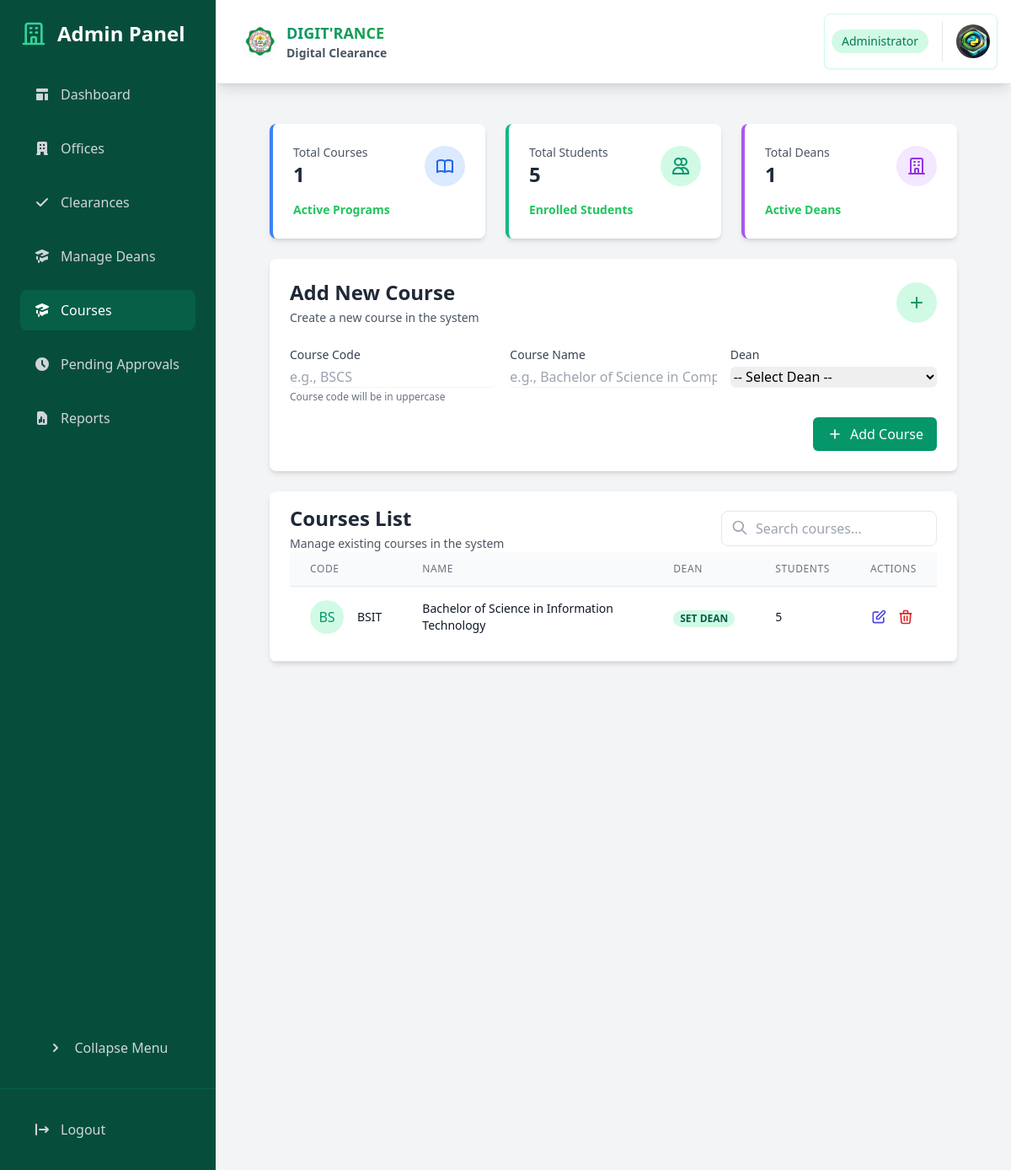
The app's page /dashboard/admin/courses/ (signed in) with its own data.
### core/models.py (models this page shows, shortened)
class Course(models.Model):
    code = models.CharField(max_length=10, unique=True)
    name = models.CharField(max_length=100)
    dean = models.ForeignKey(Dean, on_delete=models.PROTECT, related_name='courses')
    is_active = models.BooleanField(default=True)
    created_at = models.DateTimeField(auto_now_add=True)
    updated_at = models.DateTimeField(auto_now=True)
    class Meta:
        ordering = ['code']

class Dean(models.Model):
    name = models.CharField(max_length=100, unique=True)
    logo = models.ImageField(upload_to='dean_logos/', blank=True, null=True)
    description = models.TextField(blank=True, null=True)
    created_at = models.DateTimeField(auto_now_add=True)

### core/views.py (the view, shortened to what this page needs)
# urls.py: path('dashboard/admin/courses/', views.admin_courses, name='admin_courses'),
@login_required
@user_passes_test(lambda u: u.is_superuser)
def admin_courses(request):
    return render(request, 'admin/courses.html', {
        'courses': Course.objects.annotate(student_count=Count('student')).select_related('dean').all(),
        'deans': Dean.objects.all(),
        'total_students': Student.objects.count(),
    })

### core/models.py (called while the page is built)
    def get_profile_picture_url(self):
        return self.profile_picture.url if self.profile_picture else static('img/default-profile.png')

### templates/admin/courses.html (shortened to what this page needs)
{% extends 'admin/base_admin.html' %}
{% block admin_content %}
<div class="space-y-6">
    <div class="grid grid-cols-1 md:grid-cols-3 gap-6">
        <div class="bg-white rounded-lg shadow-md p-6 border-l-4 border-blue-500">
            <div class="flex items-center justify-between">
                <div>
                    <p class="text-sm text-gray-600">Total Courses</p>
                    <h3 class="text-2xl font-bold text-gray-800">{{ courses.count }}</h3>
                </div>
                <div class="p-3 bg-blue-100 rounded-full">
                </div>
            </div>
            <div class="mt-4">
                <div class="flex items-center">
                    <span class="text-green-500 text-sm font-semibold">Active Programs</span>
                </div>
            </div>
        </div>
        <div class="bg-white rounded-lg shadow-md p-6 border-l-4 border-emerald-500">
            <div class="flex items-center justify-between">
                <div>
                    <p class="text-sm text-gray-600">Total Students</p>
                    <h3 class="text-2xl font-bold text-gray-800">{{ total_students }}</h3>
                </div>
                <div class="p-3 bg-emerald-100 rounded-full">
                    <svg class="w-6 h-6 text-emerald-600" fill="none" stroke="currentColor" viewBox="0 0 24 24">
                        <path stroke-linecap="round" stroke-linejoin="round" stroke-width="2" d="M12 4.354a4 4 0 110 5.292M15 21H3v-1a6 6 0 0112 0v1zm0 0h6v-1a6 6 0 00-9-5.197M13 7a4 4 0 11-8 0 4 4 0 018 0z" />
                    </svg>
                </div>
            </div>
            <div class="mt-4">
                <div class="flex items-center">
                    <span class="text-green-500 text-sm font-semibold">Enrolled Students</span>
                </div>
            </div>
        </div>
        <div class="bg-white rounded-lg shadow-md p-6 border-l-4 border-purple-500">
            <div class="flex items-center justify-between">
                <div>
                    <p class="text-sm text-gray-600">Total Deans</p>
                    <h3 class="text-2xl font-bold text-gray-800">{{ deans.count }}</h3>
                </div>
                <div class="p-3 bg-purple-100 rounded-full">
                    <svg class="w-6 h-6 text-purple-600" fill="none" stroke="currentColor" viewBox="0 0 24 24">
                        <path stroke-linecap="round" stroke-linejoin="round" stroke-width="2" d="M19 21V5a2 2 0 00-2-2H7a2 2 0 00-2 2v16m14 0h2m-2 0h-5m-9 0H3m2 0h5M9 7h1m-1 4h1m4-4h1m-1 4h1m-5 10v-5a1 1 0 011-1h2a1 1 0 011 1v5m-4 0h4" />
                    </svg>
                </div>
            </div>
            <div class="mt-4">
                <div class="flex items-center">
                    <span class="text-green-500 text-sm font-semibold">Active Deans</span>
                </div>
            </div>
        </div>
    </div>
    <div class="bg-white rounded-lg shadow-md p-6 transform hover:shadow-lg transition-all duration-300">
        <div class="flex items-center justify-between mb-6">
            <div>
                <h2 class="text-2xl font-bold text-gray-800">Add New Course</h2>
                <p class="text-sm text-gray-600 mt-1">Create a new course in the system</p>
            </div>
            <div class="p-3 bg-emerald-100 rounded-full">
                <svg class="w-6 h-6 text-emerald-600" fill="none" stroke="currentColor" viewBox="0 0 24 24">
                    <path stroke-linecap="round" stroke-linejoin="round" stroke-width="2" d="M12 6v6m0 0v6m0-6h6m-6 0H6" />
                </svg>
            </div>
        </div>
        <form method="POST" class="space-y-4">
            <div class="grid grid-cols-1 md:grid-cols-3 gap-4">
                <div>
                    <label for="code" class="block text-sm font-medium text-gray-700">Course Code</label>
                    <input type="text" name="code" id="code" required oninput="this.value = this.value.toUpperCase()"
                        class="mt-1 block w-full rounded-md border-gray-300 shadow-sm focus:border-emerald-500 focus:ring-emerald-500 transition-colors"
                        placeholder="e.g., BSCS">
                    <p class="text-xs text-gray-500 mt-1">Course code will be in uppercase</p>
                </div>
                <div>
                    <label for="name" class="block text-sm font-medium text-gray-700">Course Name</label>
                    <input type="text" name="name" id="name" required
                        class="mt-1 block w-full rounded-md border-gray-300 shadow-sm focus:border-emerald-500 focus:ring-emerald-500 transition-colors"
                        placeholder="e.g., Bachelor of Science in Computer Science">
                </div>
                <div>
                    <label for="dean" class="block text-sm font-medium text-gray-700">Dean</label>
                    <select name="dean" id="dean" required
                        class="mt-1 block w-full rounded-md border-gray-300 shadow-sm focus:border-emerald-500 focus:ring-emerald-500 transition-colors">
                        <option value="">-- Select Dean --</option>
                    </select>
                </div>
            </div>
            <div class="flex justify-end mt-6">
                <button type="submit"
                    class="inline-flex items-center px-4 py-2 bg-emerald-600 text-white rounded-md hover:bg-emerald-700 focus:outline-none focus:ring-2 focus:ring-offset-2 focus:ring-emerald-500 transition-colors">
                    <svg class="w-5 h-5 mr-2" fill="none" stroke="currentColor" viewBox="0 0 24 24">
                        <path stroke-linecap="round" stroke-linejoin="round" stroke-width="2" d="M12 6v6m0 0v6m0-6h6m-6 0H6" />
                    </svg>
                    Add Course
                </button>
            </div>
        </form>
    </div>
    <div class="bg-white rounded-lg shadow-md">
        <div class="px-6 py-4 border-b border-gray-200">
            <div class="flex items-center justify-between">
                <div>
                    <h2 class="text-2xl font-bold text-gray-800">Courses List</h2>
                    <p class="text-sm text-gray-600 mt-1">Manage existing courses in the system</p>
                </div>
                <div class="flex items-center space-x-4">
                    <div class="relative">
                    <input type="text" id="courseSearch" placeholder="Search courses..."
                        class="w-64 pl-10 pr-4 py-2 border rounded-lg focus:outline-none focus:ring-2 focus:ring-emerald-500">
                    <div class="absolute left-3 top-2.5">
                        <svg class="h-5 w-5 text-gray-400" fill="none" stroke="currentColor" viewBox="0 0 24 24">
                            <path stroke-linecap="round" stroke-linejoin="round" stroke-width="2"
                                d="M21 21l-6-6m2-5a7 7 0 11-14 0 7 7 0 0114 0z" />
                        </svg>
                    </div>
                </div>
            </div>
        </div>
        <div class="overflow-x-auto">
            <table class="min-w-full divide-y divide-gray-200">
                <thead class="bg-gray-50">
                    <tr>
                        <th class="px-6 py-3 text-left text-xs font-medium text-gray-500 uppercase tracking-wider">Code</th>
                        <th class="px-6 py-3 text-left text-xs font-medium text-gray-500 uppercase tracking-wider">Name</th>
                        <th class="px-6 py-3 text-left text-xs font-medium text-gray-500 uppercase tracking-wider">Dean</th>
                        <th class="px-6 py-3 text-left text-xs font-medium text-gray-500 uppercase tracking-wider">Students</th>
                        <th class="px-6 py-3 text-left text-xs font-medium text-gray-500 uppercase tracking-wider">Actions</th>
                    </tr>
                </thead>
                <tbody class="bg-white divide-y divide-gray-200">
                    {% for course in courses %}
                    <tr class="hover:bg-gray-50 transition-colors">
                        <td class="px-6 py-4 whitespace-nowrap">
                            <div class="flex items-center">
                                <div class="flex-shrink-0 h-10 w-10 bg-emerald-100 rounded-full flex items-center justify-center">
                                    <span class="text-emerald-600 font-medium">{{ course.code|slice:":2" }}</span>
                                </div>
                                <div class="ml-4">
                                    <div class="text-sm font-medium text-gray-900">{{ course.code|upper }}</div>
                                </div>
                            </div>
                        </td>
                        <td class="px-6 py-4">
                            <div class="text-sm text-gray-900">{{ course.name }}</div>
                        </td>
                        <td class="px-6 py-4 whitespace-nowrap">
                            <span class="px-2 inline-flex text-xs leading-5 font-semibold rounded-full bg-emerald-100 text-emerald-800">
                                {{ course.dean.name|default:"-" }}
                            </span>
                        </td>
                        <td class="px-6 py-4 whitespace-nowrap">
                            <div class="text-sm text-gray-900">{{ course.student_count }}</div>
                        </td>
                        <td class="px-6 py-4 whitespace-nowrap text-sm font-medium">
                            <div class="flex items-center space-x-3">
                                <button onclick="editCourse('{{ course.id }}')"
                                    class="text-indigo-600 hover:text-indigo-900 transition-colors">
                                    <svg class="w-5 h-5" fill="none" stroke="currentColor" viewBox="0 0 24 24">
                                        <path stroke-linecap="round" stroke-linejoin="round" stroke-width="2"
                                            d="M11 5H6a2 2 0 00-2 2v11a2 2 0 002 2h11a2 2 0 002-2v-5m-1.414-9.414a2 2 0 112.828 2.828L11.828 15H9v-2.828l8.586-8.586z" />
                                    </svg>
                                </button>
                                {% if course.student_count > 0 %}
                                    <button type="button"
                                            class="text-red-600 hover:text-red-900 transition-colors"
                                            onclick="showDeleteWarning('{{ course.id }}', '{{ course.code }}', {{ course.student_count }})">
                                        <svg class="w-5 h-5" fill="none" stroke="currentColor" viewBox="0 0 24 24">
                                            <path stroke-linecap="round" stroke-linejoin="round" stroke-width="2"
                                                d="M19 7l-.867 12.142A2 2 0 0116.138 21H7.862a2 2 0 01-1.995-1.858L5 7m5 4v6m4-6v6m1-10V4a1 1 0 00-1-1h-4a1 1 0 00-1 1v3M4 7h16" />
                                        </svg>
                                    </button>
                                {% endif %}
                            </div>
                        </td>
                    </tr>
                    {% endfor %}
                </tbody>
            </table>
        </div>
    </div>
</div>
{% endblock %}

### records on screen
Course: code "BS", code "BSIT", name "Bachelor of Science in Information Technology", dean.name "SET DEAN", student_count "5"

### other values on screen
{{ courses.count }} "1"
{{ total_students }} "5"
{{ deans.count }} "1"
